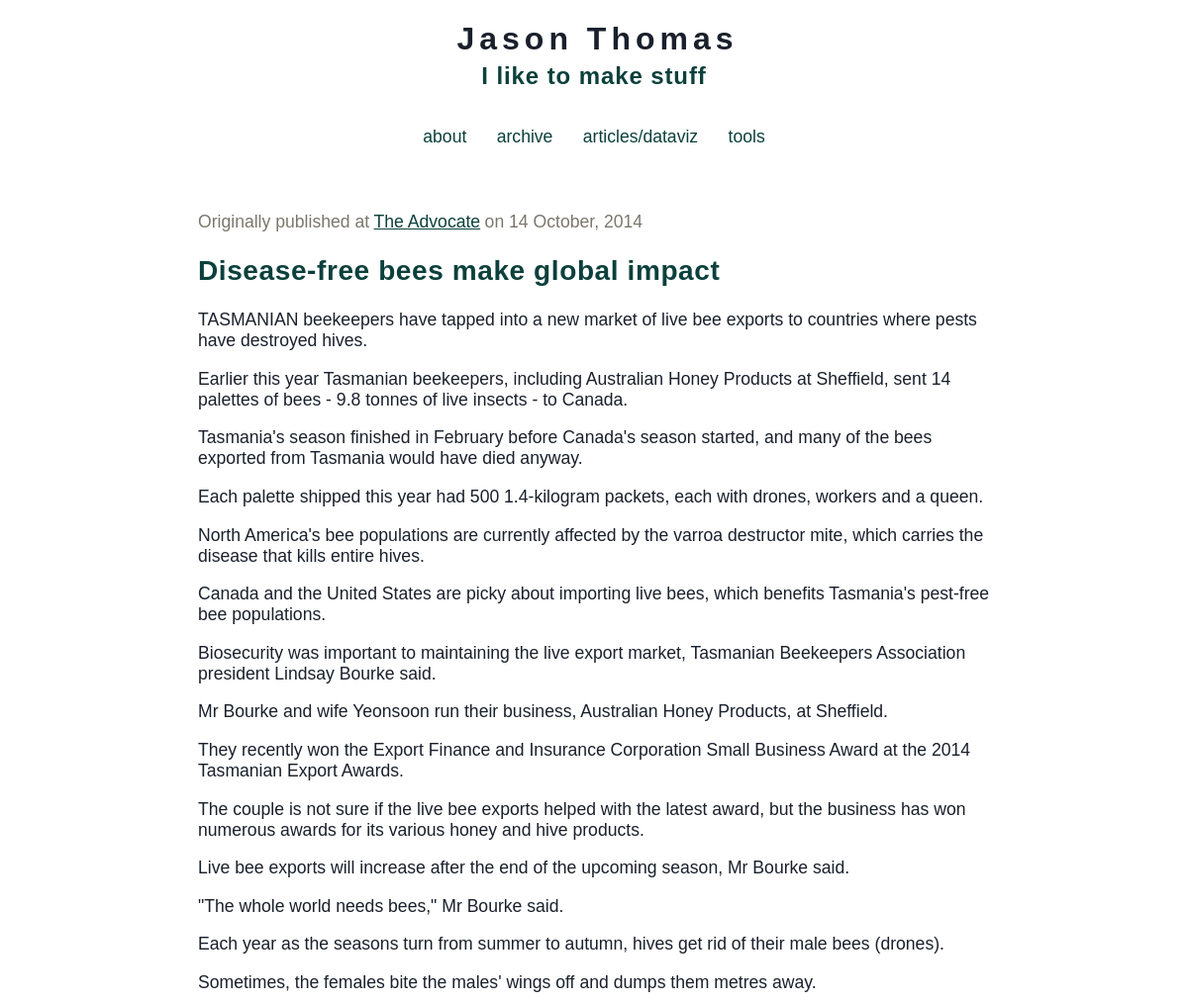
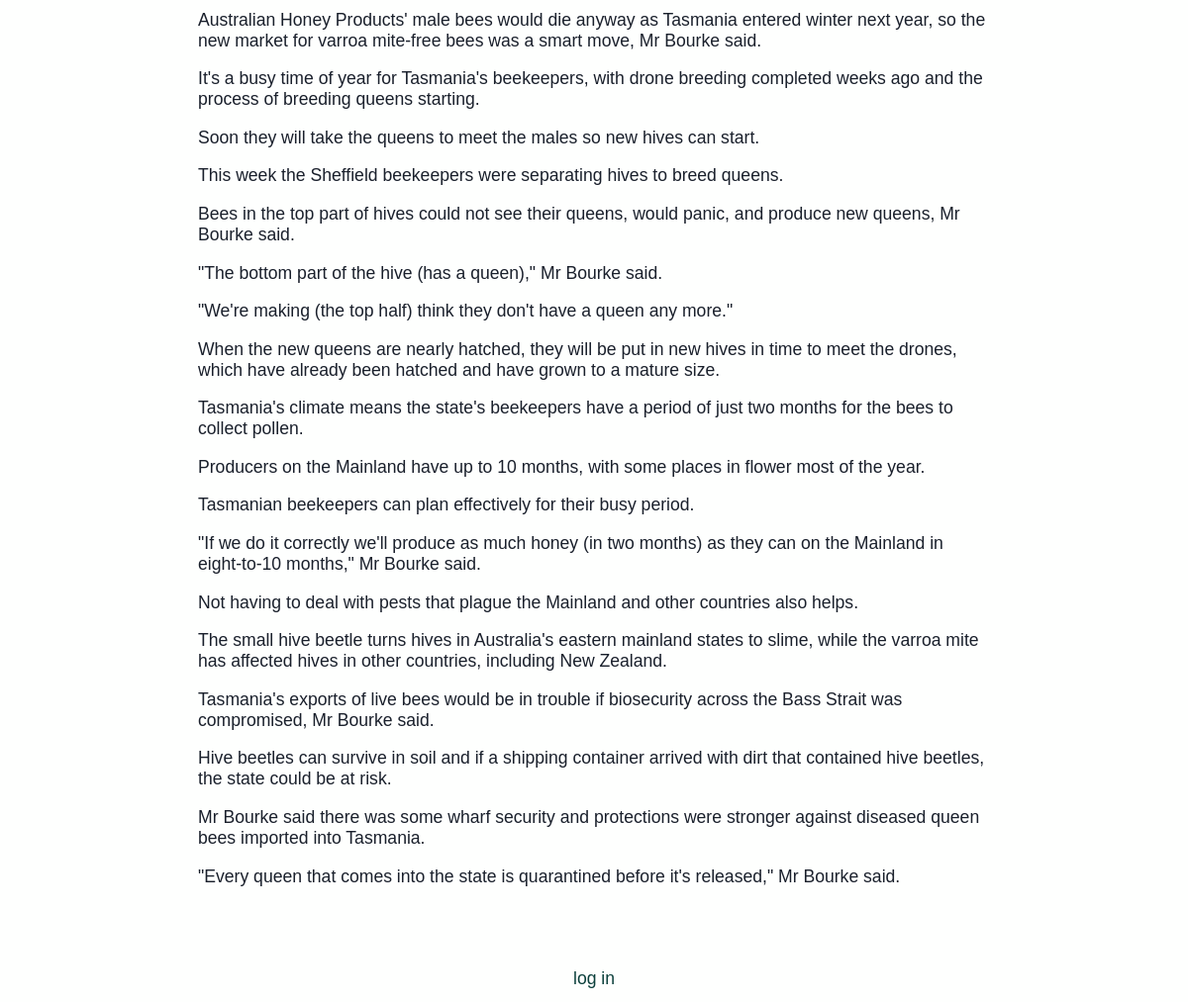
The page /article?articleNum=2 on the database its author committed (2 pictures, top to bottom).
### tables this page shows
CREATE TABLE "articles" (
	"id"	integer PRIMARY KEY AUTOINCREMENT,
	"publishDate"	date NOT NULL,
	"link"	text NOT NULL,
	"title"	text NOT NULL,
	"text"	text NOT NULL,
	"interactive"	NUMERIC NOT NULL DEFAULT 0
);

### app.py (the view)
@app.route('/article', methods=['GET','POST'])
def show_article():
    qString = request.args.get('articleNum')
    global articleNum
    if qString != None:
        articleNum = int(qString)
    session.pop('logged_in', None)
    articles = get_sql_records("articles")
    return render_template('show_article.html', articles=articles, articleNum=articleNum)

### app.py (called while the page is built)
def connect_db():
    return sqlite3.connect(app.config['DATABASE'])

def get_sql_records(table):
    if table == "articles":
        cursor = g.db.execute('select title, publishDate, link, text, interactive from articles order by id asc')
        articles = [dict(title=row[0], date=row[1], link=row[2], text=row[3], interactive=row[4]) for row in cursor.fetchall()]
        return articles
    elif table == "entries":
        cursor = g.db.execute('select title, entryDate, text from entries order by id asc')
        entries = [dict(title=row[0], date=row[1], text=row[2]) for row in cursor.fetchall()]
        return entries
    else:
        raise sqlite3.DatabaseError

@app.before_request
def before_request():
    g.db = connect_db()

@app.teardown_request
def teardown_request(exception):
    db = getattr(g, 'db', None)
    if db is not None:
        db.close()

@app.after_request
def after_request(response):
    response.headers.set('X-Content-Type-Options', 'nosniff')
    response.headers.set('X-Frame-Options', 'SAMEORIGIN')
    response.headers.set('X-XSS-Protection', '1; mode=block')
    response.headers.set('Strict-Transport-Security', 'max-age=63072000')
    return response

### templates/show_article.html
{% extends "layout.html" %}
{% block body %}
  {% if articles|length > 0 %}
    <div class=publishedDetails>
      <p class=dateText>Originally published at</p>
      {{ articles[articleNum].link |safe }}
      <p class=dateText> on {{ articles[articleNum].date|safe }}</p>
    </div>
    <h2>{{ articles[articleNum].title }}</h2>
    {{ articles[articleNum].text|safe }}
  {% else %}
    <em>Why not say something?</em>
  {% endif %}
{% endblock %}

### static/style.css (style rules this page uses)
a,h2,h3 { color: #0C403C; }
a:link { text-decoration: none; }
h1,h2,h3,h4 { letter-spacing: 0.6px; }
.page a { text-decoration: underline; }
.dateText { margin-bottom:0px; color: #7B776D; }
.publishedDetails p { display: inline; }
h2 { font-size: 3.5vh; }
p, a, code, li { font-size: 2.2vh; }

### rows shown on the page
articles: link "The Advocate", publishDate "14 October, 2014", title "Disease-free bees make global impact", text "TASMANIAN beekeepers have tapped into a new market of live bee exports to countries where pests have destroyed hives. Earlier this year Tasmanian beekeepers, including Australian Honey Products at Sheffield, sent 14 palettes of bees - 9.8 tonnes of live insects - to Canada. Tasmania's season finished in February before Canada's season started, and many of the bees exported from Tasmania would have died anyway. Each palette shipped this year had 500 1.4-kilogram packets, each with drones, workers and a queen. North America's bee populations are currently affected by the varroa destructor mite, which carries the disease that kills entire hives. Canada and the United States are picky about…"
